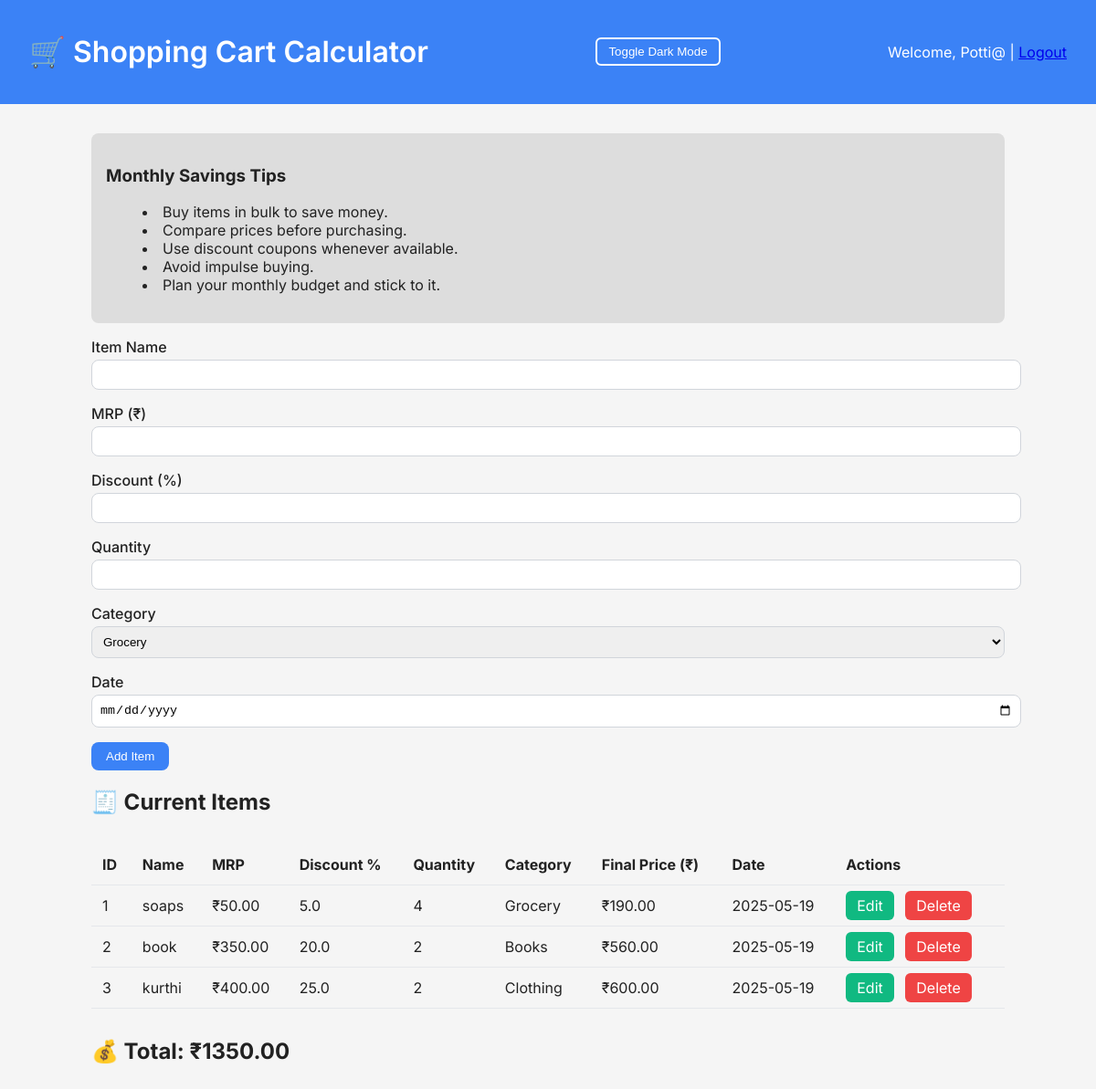
The page / (signed in) on the database its author committed.
### tables this page shows
CREATE TABLE items (
                id INTEGER PRIMARY KEY AUTOINCREMENT,
                name TEXT,
                mrp REAL,
                discount REAL,
                quantity INTEGER,
                category TEXT,
                final_price REAL,
                date TEXT,
                user_id INTEGER
            );

### app.py (the view, shortened to what this page needs)
@app.route('/', methods=['GET', 'POST'])
def index():
    if 'user_id' not in session:
        flash('Please log in to access this page.', 'error')
        return redirect(url_for('login'))
    user_id = session['user_id']
    savings_tips = [
        "Buy items in bulk to save money.",
        "Compare prices before purchasing.",
        "Use discount coupons whenever available.",
        "Avoid impulse buying.",
        "Plan your monthly budget and stick to it."
    ]
    conn = sqlite3.connect('database.db')
    c = conn.cursor()
    c.execute('SELECT * FROM items WHERE user_id = ?', (user_id,))
    items = c.fetchall()
    conn.close()
    total = sum(item[6] for item in items)
    return render_template('index.html',items=items, total=total, username=session.get('username'),savings_tips=savings_tips)

### templates/index.html (shortened to what this page needs)
<!DOCTYPE html>
<html lang="en">
<head>
</head>
<body>
<header>
    <h1>🛒 Shopping Cart Calculator</h1>
    <button class="toggle-dark" onclick="toggleDarkMode()">Toggle Dark Mode</button>
    <div>Welcome, {{ username }} | <a href="{{ url_for('logout') }}">Logout</a></div>
</header>
<div class="container">
    <div id="savingsTips" class="savings-tips">
      <h3>Monthly Savings Tips</h3>
      <ul>
        {% for tip in savings_tips %}
          <li>{{ tip }}</li>
        {% endfor %}
      </ul>
    </div>
    <form method="POST">
        <label>Item Name</label>
        <input type="text" name="name" required>
        <label>MRP (₹)</label>
        <input type="number" name="mrp" step="0.01" required>
        <label>Discount (%)</label>
        <input type="number" name="discount" step="0.01" value=" ">
        <label>Quantity</label>
        <input type="number" name="quantity" value=" " min="1" required>
        <label>Category</label>
        <select name="category" required>
            <option value="Grocery">Grocery</option>
        </select>
        <label>Date</label>
        <input type="date" name="date" required>
        <button class="btn" type="submit">Add Item</button>
    </form>
    <h2>🧾 Current Items</h2>
    <table>
        <tr>
            <th>ID</th>
            <th>Name</th>
            <th>MRP</th>
            <th>Discount %</th>
            <th>Quantity</th>
            <th>Category</th>
            <th>Final Price (₹)</th>
            <th>Date</th>
            <th>Actions</th>
        </tr>
        {% for item in items %}
        <tr>
            <td>{{ item[0] }}</td>
            <td>{{ item[1] }}</td>
            <td>₹{{ '%.2f' % item[2] }}</td>
            <td>{{ item[3] }}</td>
            <td>{{ item[4] }}</td>
            <td>{{ item[5] }}</td>
            <td>₹{{ '%.2f' % item[6] }}</td>
            <td>{{ item[7] }}</td>
            <td>
                <a href="{{ url_for('edit_item', item_id=item[0]) }}" class="edit-btn">Edit</a>
                <a href="{{ url_for('delete_item', item_id=item[0]) }}" class="delete-btn" onclick="return confirm('Are you sure you want to delete this item?')">Delete</a>
            </td>
        </tr>
        {% endfor %}
    </table>
    <h2 style="margin-top: 2rem;">💰 Total: ₹{{ '%.2f' % total }}</h2>
</div>
</body>
</html>

### templates/index.html (style rules this page uses)
body { font-family: 'Inter', sans-serif; margin: 0; padding: 0; background-color: #f4f4f5; color: #1f2937; transition: background-color 0.3s, color 0.3s; }
header { background-color: #3b82f6; color: white; padding: 1rem 2rem; display: flex; justify-content: space-between; align-items: center; }
.container { padding: 2rem; max-width: 1000px; margin: auto; }
h1 { font-weight: 600; }
label { font-weight: 500; }
input, select { width: 100%; padding: 8px; margin-top: 4px; margin-bottom: 16px; border: 1px solid #d1d5db; border-radius: 8px; }
table { width: 100%; border-collapse: collapse; margin-top: 2rem; }
th, td { padding: 12px; text-align: left; border-bottom: 1px solid #e5e7eb; }
.btn { padding: 8px 16px; background-color: #3b82f6; color: white; border: none; border-radius: 8px; cursor: pointer; font-weight: 500; }
.edit-btn, .delete-btn { margin-right: 8px; text-decoration: none; color: white; padding: 6px 12px; border-radius: 6px; }
.edit-btn { background-color: #10b981; }
.delete-btn { background-color: #ef4444; }
.toggle-dark { background: none; border: 2px solid white; color: white; padding: 6px 12px; border-radius: 6px; cursor: pointer; }
body.light-mode { background-color: #f5f5f5; color: #222; }
.savings-tips { background-color: #2a2a2a; padding: 1rem; border-radius: 8px; margin-bottom: 1rem; }
.savings-tips.light-mode { background-color: #ddd; color: #222; }
.savings-tips ul { list-style: disc inside; }

### rows shown on the page
items: id "1", name "soaps", mrp "50.00", discount "5.0", quantity "4", category "Grocery", final_price "190.00", date "2025-05-19"
items: id "2", name "book", mrp "350.00", discount "20.0", quantity "2", category "Books", final_price "560.00", date "2025-05-19"
items: id "3", name "kurthi", mrp "400.00", discount "25.0", quantity "2", category "Clothing", final_price "600.00", date "2025-05-19"

### other values the page prints
{{ username }} "Potti@"
{{ tip }} "Buy items in bulk to save money." "Compare prices before purchasing." "Use discount coupons whenever available." "Avoid impulse buying." "Plan your monthly budget and stick to it."
{{ '%.2f' % total }} "1350.00"
